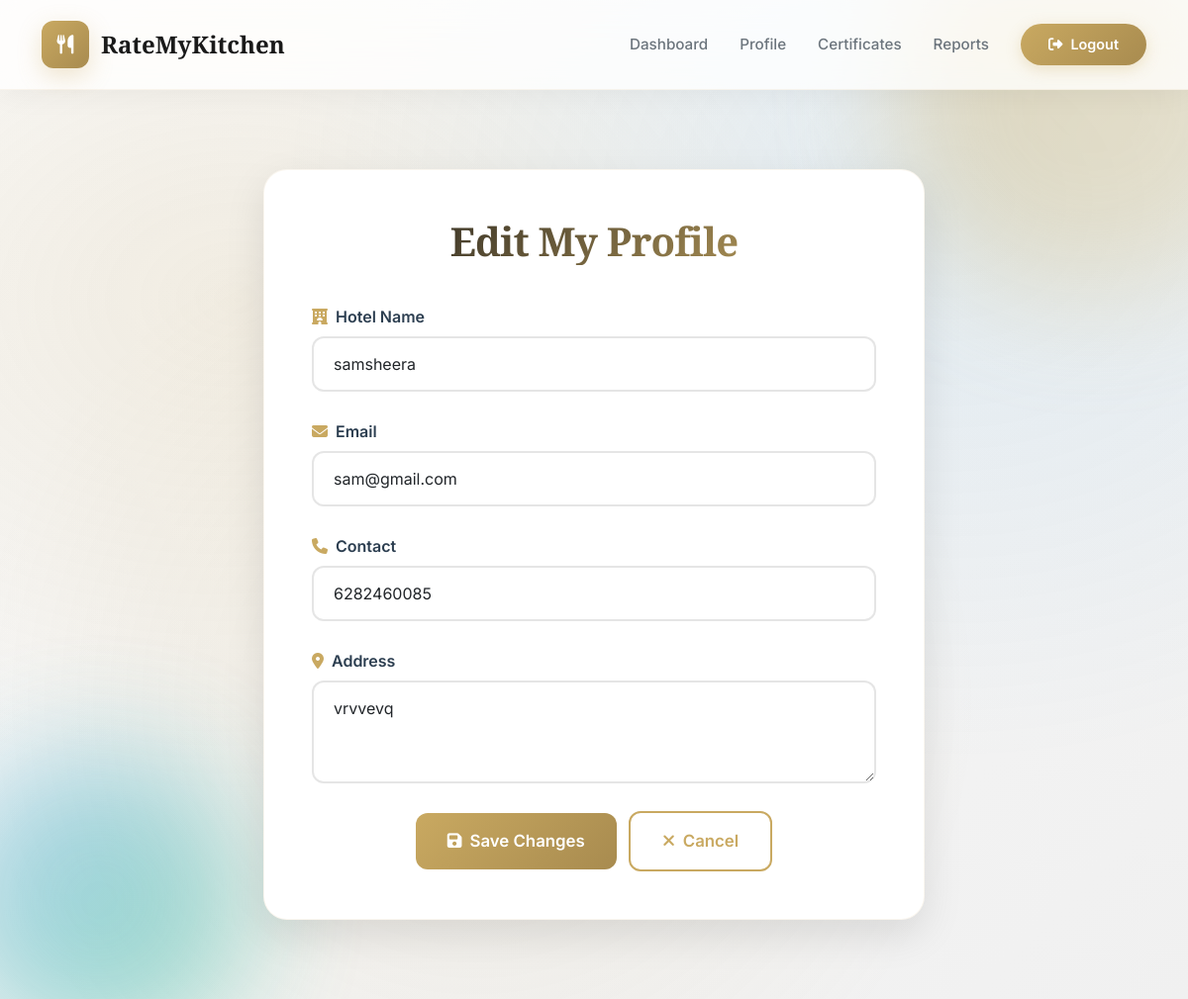
The page /User/edit-profile/ (signed in) on the database its author committed.
### User/models.py (models this page shows, shortened)
class tbl_hotel(models.Model):
    hotel_name = models.CharField(max_length=100)
    hotel_email = models.EmailField(unique=True)
    hotel_password = models.CharField(max_length=128)
    hotel_contact = models.CharField(max_length=20, blank=True)
    hotel_address = models.CharField(max_length=255, blank=True)
    is_verified = models.IntegerField(
        choices=[
            (0, 'Not Verified'),
            (1, 'Verified'),
            (2, 'Rejected')
        ],
        default=0
    )
    hygiene_status = models.CharField(
        max_length=50,
        choices=[
            ('Pending', 'Pending'),
            ('Clean', 'Clean'),
            ('Moderately Clean', 'Moderately Clean'),
            ('Dirty', 'Dirty'),
        ],
        default='Pending'
    )
    certificate_generated = models.BooleanField(default=False)
    verified_at = models.DateTimeField(null=True, blank=True)

### User/views.py (the view, shortened to what this page needs)
# urls.py: path("edit-profile/",views.editprofile,name="editprofile"),
def editprofile(request):
    hotel = _require_hotel(request)
    if not hotel:
        return redirect("guest:login")
    return render(request, 'User/editprofile.html', {'user': hotel})

### User/views.py (called while the page is built)
def _require_hotel(request):
    hid = request.session.get("hid")
    if not hid:
        return None
    try:
        return tbl_hotel.objects.get(id=hid)
    except tbl_hotel.DoesNotExist:
        return None

### User/Templates/User/EditProfile.html (shortened to what this page needs)
{% extends "User/Header.html" %}
{% block content %}
<div class="edit-profile-container">
  <div class="edit-profile-card" data-aos="fade-up">
    <div class="form-header">
      <h1 class="form-title">Edit My Profile</h1>
    </div>
    <form method="POST">
      <div class="form-group">
        <label for="txt_name" class="form-label">
          <i class="fas fa-hotel"></i> Hotel Name
        </label>
        <input type="text" class="form-control" id="txt_name" name="txt_name" value="{{ user.hotel_name }}" required>
      </div>
      <div class="form-group">
        <label for="txt_email" class="form-label">
          <i class="fas fa-envelope"></i> Email
        </label>
        <input type="email" class="form-control" id="txt_email" name="txt_email" value="{{ user.hotel_email }}"
          required>
      </div>
      <div class="form-group">
        <label for="txt_contact" class="form-label">
          <i class="fas fa-phone"></i> Contact
        </label>
        <input type="text" class="form-control" id="txt_contact" name="txt_contact" value="{{ user.hotel_contact }}"
          required>
      </div>
      <div class="form-group">
        <label for="txt_address" class="form-label">
          <i class="fas fa-map-marker-alt"></i> Address
        </label>
        <textarea class="form-control" id="txt_address" name="txt_address" rows="3"
          required>{{ user.hotel_address }}</textarea>
      </div>
      <div class="text-center mt-4">
        <button type="submit" class="btn-save">
          <i class="fas fa-save"></i> Save Changes
        </button>
        <a href="{% url 'webuser:myprofile' %}" class="btn-cancel ms-2">
          <i class="fas fa-times"></i> Cancel
        </a>
      </div>
    </form>
  </div>
</div>
{% endblock %}

### User/Templates/User/Header.html (style rules this page uses)
:root { --primary: #C9A961; --primary-dark: #A88B4F; --primary-light: #E5D4A6; --secondary: #2C3E50; --accent: #3498DB; --success: #10b981; --warning: #f59e0b; --danger: #ef4444; --light: #F8F9FA; --white: #FFFFFF; --dark: #1A1A1A; --text-primary: #2C3E50; --text-secondary: #6C757D; }
* { margin: 0; padding: 0; box-sizing: border-box; }
body { font-family: 'Inter', sans-serif; background: linear-gradient(135deg, #fafafa 0%, #f0f0f0 100%); color: var(--text-primary); overflow-x: hidden; position: relative; min-height: 100vh; }
h1, h2, h3, h4, h5, h6 { font-family: 'Playfair Display', serif; font-weight: 800; letter-spacing: -0.02em; }

### User/Templates/User/EditProfile.html (style rules this page uses)
.edit-profile-container { max-width: 700px; margin: 3rem auto; padding: 0 1rem; }
.edit-profile-card { background: white; border-radius: 24px; padding: 3rem; box-shadow: 0 15px 40px rgba(0, 0, 0, 0.1); border: 1px solid rgba(201, 169, 97, 0.1); }
.form-header { text-align: center; margin-bottom: 2.5rem; }
.form-title { font-size: 2.5rem; font-weight: 800; background: linear-gradient(135deg, var(--dark), var(--primary)); -webkit-background-clip: text; -webkit-text-fill-color: transparent; background-clip: text; margin-bottom: 0.5rem; }
.form-group { margin-bottom: 1.75rem; }
.form-label { font-weight: 600; color: var(--text-primary); margin-bottom: 0.5rem; display: flex; align-items: center; gap: 0.5rem; }
.form-label i { color: var(--primary); }
.form-control { width: 100%; padding: 0.875rem 1.25rem; border: 2px solid rgba(0, 0, 0, 0.1); border-radius: 12px; font-size: 1rem; transition: all 0.3s ease; font-family: 'Inter', sans-serif; }
textarea.form-control { resize: vertical; min-height: 100px; }
.btn-save { background: linear-gradient(135deg, var(--primary), var(--primary-dark)); color: white; border: none; padding: 1rem 2rem; border-radius: 12px; font-weight: 600; font-size: 1.05rem; transition: all 0.3s ease; cursor: pointer; display: inline-flex; align-items: center; gap: 0.5rem; }
.btn-cancel { background: white; border: 2px solid var(--primary); color: var(--primary); padding: 1rem 2rem; border-radius: 12px; font-weight: 600; font-size: 1.05rem; transition: all 0.3s ease; text-decoration: none; display: inline-flex; align-items: center; gap: 0.5rem; cursor: pointer; }

### rows shown on the page
tbl_hotel: txt_name "samsheera", txt_email "sam@gmail.com", txt_contact "6282460085", txt_address "vrvvevq"
